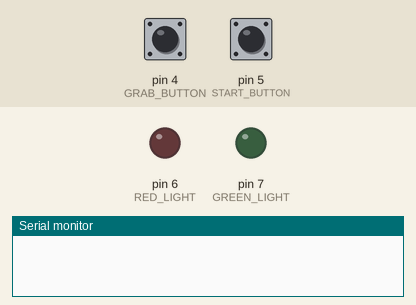
A sketch run on a simulated Arduino Uno, built with avr-gcc and run on an emulated ATmega328P. Shown: output pins drawn as LEDs (lit = HIGH), the last lines printed to the serial monitor. The test bench sets the inputs (shaded band); at power-on: pin 5 (START_BUTTON) LOW, pin 4 (GRAB_BUTTON) LOW.

Above: at 1.2 s.
1.3 s: pin 5 (START_BUTTON) pulled HIGH for 0.15 s
At 1.8 s:
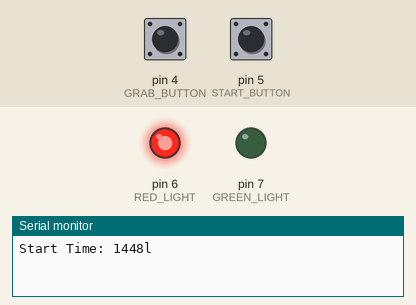
2.9 s: pin 5 (START_BUTTON) pulled HIGH for 1 s
At 3.5 s:
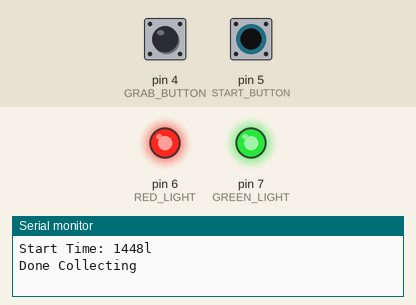
5.4 s: pin 5 (START_BUTTON) pulled HIGH for 3.2 s
At 6.6 s:
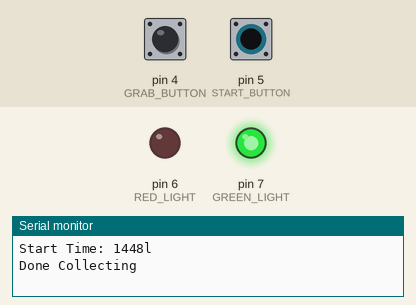
Timing chart, 0 to 10.1 s (numbered marks = the images above; inputs shaded):
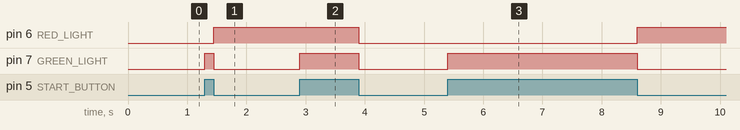

The sketch:

glove_controller.ino
```cpp
#define GREEN_LIGHT 7
#define RED_LIGHT 6
#define START_BUTTON 5
#define GRAB_BUTTON 4

unsigned long offset = 0;
unsigned long delta = 0;
short state = 0;

void setup() {
  Serial.begin(9600);
  pinMode(GREEN_LIGHT, OUTPUT);
  pinMode(RED_LIGHT, OUTPUT);
  pinMode(START_BUTTON, INPUT);
  pinMode(GRAB_BUTTON, INPUT);
}

void loop() {
  bool start_state = digitalRead(START_BUTTON);
  bool grab_state = digitalRead(GRAB_BUTTON);
  char string[64];
  switch (state) {
    case 0:
      if (start_state) {
        state = 1;
        digitalWrite(GREEN_LIGHT, HIGH);
        digitalWrite(RED_LIGHT, LOW);
      }
      break;
    case 1:
      if (!start_state) {
        state = 2;
        digitalWrite(GREEN_LIGHT, LOW);
        digitalWrite(RED_LIGHT, HIGH);
        sprintf(string, "Start Time: %ul", millis());
        Serial.println(string);
      }
      break;
    case 2:
      if (start_state) {
        state = 3;
        digitalWrite(GREEN_LIGHT, HIGH);
        digitalWrite(RED_LIGHT, HIGH);
        Serial.println("Done Collecting");
      } else if (grab_state) {
        state = 4;
        sprintf(string, "Grab Time: %ul", millis());
        Serial.println(string);
      }
      break;
    case 3:
      if (!start_state){
        state = 0;
        digitalWrite(GREEN_LIGHT, LOW);
        digitalWrite(RED_LIGHT, LOW);
      }
      break;
    case 4:
      if (!grab_state){
        state = 2;
        sprintf(string, "Release Time: %ul", millis());
        Serial.println(string);
      }
      break;
  }
}
```

Measured:
- after the input at 1.3 s, pin 6 (RED_LIGHT): LOW → HIGH after 0.15 s; pin 7 (GREEN_LIGHT): LOW → HIGH at once, → LOW 0.15 s later
- after the input at 2.9 s, pin 6 (RED_LIGHT): HIGH → LOW after 1.0 s; pin 7 (GREEN_LIGHT): LOW → HIGH at once, → LOW 1.0 s later
- after the input at 5.4 s, pin 6 (RED_LIGHT): LOW → HIGH after 3.2 s; pin 7 (GREEN_LIGHT): LOW → HIGH at once, → LOW 3.2 s later
